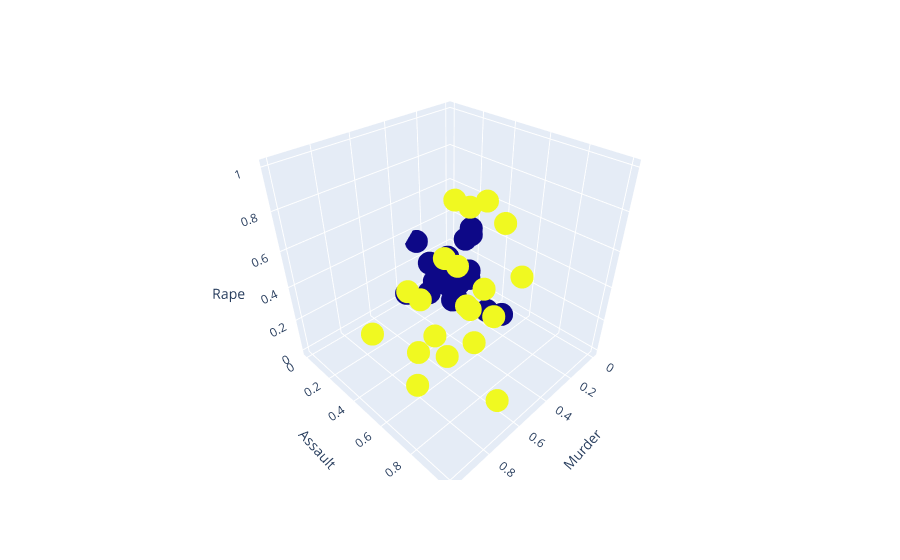

Notebook cell for this chart:
### Code cell
import plotly.express as px
fig = px.scatter_3d(X,
                    x='Murder',
                    y='Assault',
                    z='Rape',
                    color='clusters'
                   )
fig.update_coloraxes(showscale=False)
fig.show();

### Figure 1 — Plotly figure (JSON) as saved in the notebook; plotly's stock layout.template omitted (floating-point values rounded to 4 significant figures)
{"data": [{"hovertemplate": "Murder=%{x}<br>Assault=%{y}<br>Rape=%{z}<br>clusters=%{marker.color}<extra></extra>", "legendgroup": "", "marker": {"color": [1, 1, 1, 0, 1, 1, 0, 0, 1, 1, 0, 0, 1, 0, 0, 0, 0, 1, 0, 1, 0, 1, 0, 1, 1, 0, 0, 1, 0, 0, 1, 1, 1, 0, 0, 0, 0, 0, 0, 1, 0, 1, 1, 0, 0, 0, 0, 0, 0, 0], "coloraxis": "coloraxis", "symbol": "circle"}, "mode": "markers", "name": "", "scene": "scene", "showlegend": false, "type": "scatter3d", "x": [0.747, 0.5542, 0.4398, 0.4819, 0.494, 0.4277, 0.1506, 0.3072, 0.8795, 1.0, 0.2711, 0.1084, 0.5783, 0.3855, 0.08434, 0.3133, 0.5361, 0.8795, 0.07831, 0.6325, 0.2169, 0.6807, 0.1145, 0.9217, 0.494, 0.3133, 0.2108, 0.6867, 0.07831, 0.3976, 0.6386, 0.6205, 0.7349, 0, 0.3916, 0.3494, 0.247, 0.3313, 0.1566, 0.8193, 0.1807, 0.747, 0.7169, 0.1446, 0.08434, 0.4639, 0.1928, 0.2952, 0.1084, 0.3614], "y": [0.6541, 0.7466, 0.8527, 0.4966, 0.7911, 0.5445, 0.2226, 0.661, 0.9932, 0.5685, 0.003425, 0.2568, 0.6986, 0.2329, 0.03767, 0.2397, 0.2192, 0.6986, 0.1301, 0.8733, 0.3562, 0.7192, 0.09247, 0.7329, 0.4555, 0.2192, 0.1952, 0.7089, 0.0411, 0.3904, 0.8219, 0.7158, 1.0, 0, 0.2568, 0.363, 0.3904, 0.2089, 0.4418, 0.8014, 0.1404, 0.4897, 0.5342, 0.2568, 0.01027, 0.3801, 0.3425, 0.1233, 0.0274, 0.3973], "z": [0.3592, 0.9612, 0.6124, 0.3152, 0.8605, 0.8114, 0.09819, 0.2196, 0.6357, 0.478, 0.3333, 0.1783, 0.4315, 0.354, 0.1034, 0.2765, 0.2326, 0.385, 0.01292, 0.5297, 0.2326, 0.7183, 0.1964, 0.2532, 0.5401, 0.2351, 0.2377, 1, 0.05685, 0.2972, 0.6408, 0.4858, 0.2274, 0, 0.3643, 0.3282, 0.5685, 0.1964, 0.02584, 0.3928, 0.1421, 0.5065, 0.4703, 0.4031, 0.1008, 0.3463, 0.4884, 0.05168, 0.09044, 0.2145]}], "layout": {"coloraxis": {"colorbar": {"title": {"text": "clusters"}}, "colorscale": [[0, "#0d0887"], [0.1111, "#46039f"], [0.2222, "#7201a8"], [0.3333, "#9c179e"], [0.4444, "#bd3786"], [0.5556, "#d8576b"], [0.6667, "#ed7953"], [0.7778, "#fb9f3a"], [0.8889, "#fdca26"], [1, "#f0f921"]], "showscale": false}, "legend": {"tracegroupgap": 0}, "margin": {"t": 60}, "scene": {"domain": {"x": [0, 1], "y": [0, 1]}, "xaxis": {"title": {"text": "Murder"}}, "yaxis": {"title": {"text": "Assault"}}, "zaxis": {"title": {"text": "Rape"}}}}}
